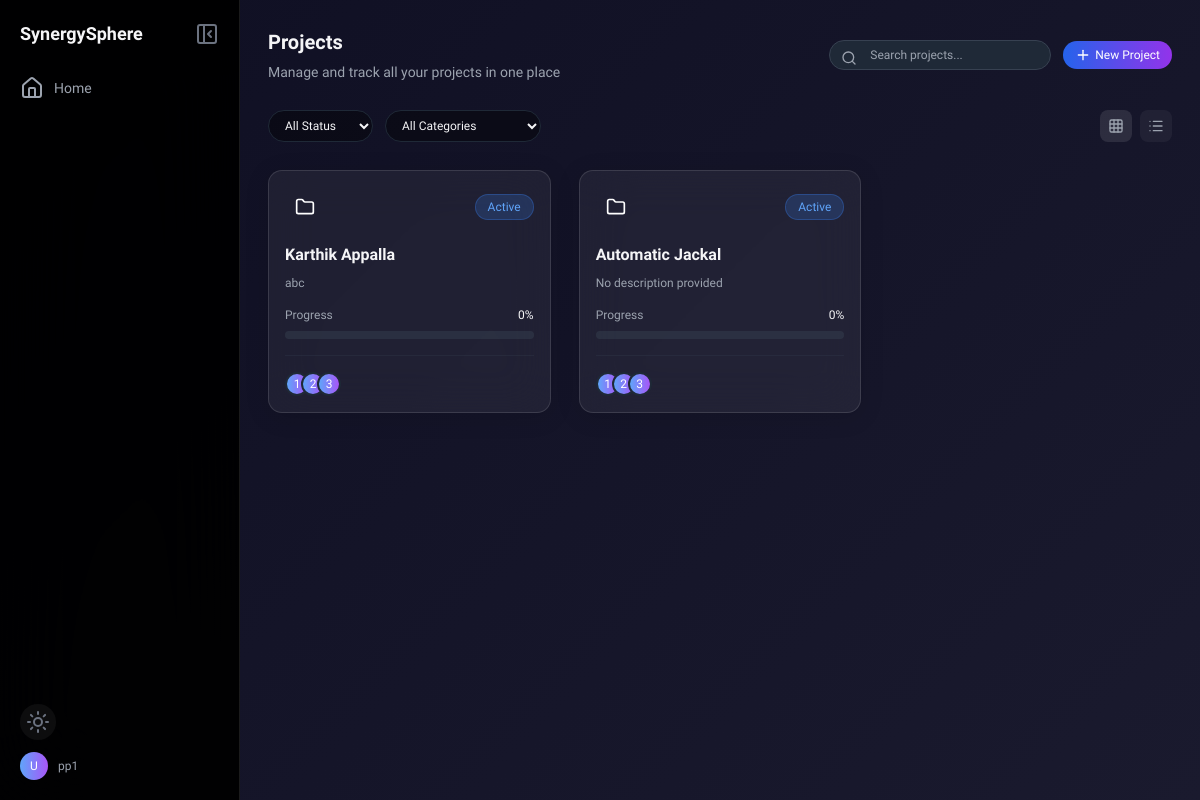
Page /dashboard/ (signed in) on the committed database.
### accounts/models.py (models this page shows, shortened)
class CustomUser(AbstractBaseUser, PermissionsMixin):
    username = models.CharField(max_length=50, unique=True)
    email = models.EmailField(unique=True)
    otp = models.CharField(max_length=6, blank=True, null=True)  # OTP storage
    is_verified = models.BooleanField(default=False)
    date_joined = models.DateTimeField(auto_now_add=True)
    is_active = models.BooleanField(default=True)
    is_staff = models.BooleanField(default=False)
    objects = CustomUserManager()
    USERNAME_FIELD = "email"
    REQUIRED_FIELDS = ["username"]

### SynergySphere_app/models.py (models this page shows, shortened)
class Project(models.Model):
    PRIORITY_CHOICES = [
        ("Low", "Low"),
        ("Medium", "Medium"),
        ("High", "High"),
    ]
    STATUS_CHOICES = [
        ("active", "Active"),
        ("completed", "Completed"),
        ("on-hold", "On Hold"),
    ]
    name = models.CharField(max_length=200)
    tags = models.CharField(max_length=200, blank=True, help_text="Comma-separated tags")
    manager = models.CharField(max_length=100)
    deadline = models.DateField(null=True, blank=True)
    priority = models.CharField(max_length=50, choices=PRIORITY_CHOICES, default="Medium")
    description = models.TextField(blank=True)
    image = models.ImageField(upload_to="projects/", null=True, blank=True)
    status = models.CharField(max_length=50, choices=STATUS_CHOICES, default="active")
    progress = models.IntegerField(default=0)
    team_size = models.IntegerField(default=1)
    created_at = models.DateTimeField(default=timezone.now, blank=True)

### SynergySphere_app/views.py (the view)
# urls.py: path("dashboard/", views.dashboard, name="dashboard"),
def dashboard(request):
    projects = Project.objects.all().order_by("-created_at")
    return render(request, "project_view.html", {
        "projects": projects,
        "user": request.user
    })

### templates/project_view.html (shortened to what this page needs)
{% load static %}
<!DOCTYPE html>
<html lang="en">
<head>
  <script src="https://cdn.tailwindcss.com"></script>
</head>
<body class="bg-[#0f0f23] text-[#f5f5f7] text-sm transition-smooth dark">
  <aside id="sidebar" class="sidebar fixed left-0 top-0 h-screen w-60 bg-black/95 backdrop-blur-2xl border-r border-gray-900/60 p-5 flex flex-col justify-between transition-smooth z-20">
    <div>
      <div class="flex items-center justify-between mb-7">
        <span class="text-lg font-semibold title-text">SynergySphere</span>
        <button id="collapseToggle" class="text-gray-500 hover:text-white transition-smooth">
          <i data-lucide="panel-left-close" class="icon"></i>
        </button>
      </div>
      <nav class="flex flex-col space-y-3">
        <a href="{% url 'home' %}" class="flex items-center space-x-2.5 text-gray-400 hover:text-white transition-smooth">
          <i data-lucide="home" class="icon"></i><span>Home</span>
        </a>
      </nav>
    </div>
    <div class="flex flex-col space-y-3">
      <button id="themeToggle" class="w-9 h-9 flex items-center justify-center bg-white/5 rounded-full text-gray-500 hover:bg-white/10 transition-smooth">
        <i data-lucide="sun" class="icon"></i>
      </button>
      <div class="flex items-center space-x-2.5 text-gray-400">
        <div class="w-7 h-7 bg-gradient-to-r from-blue-400 to-purple-500 rounded-full flex items-center justify-center">
          <span class="text-xs text-white font-medium">U</span>
        </div>
        <span class="user-name text-xs font-medium">
          {% if request.user.is_authenticated %}
            {{ request.user.username }}
          {% else %}
            Guest
          {% endif %}
        </span>
      </div>
    </div>
  </aside>
  <main class="ml-60 p-7 transition-smooth min-h-screen" id="mainContent">
    <header class="flex justify-between items-center mb-7">
      <div>
        <h1 class="text-xl font-semibold mb-1.5">Projects</h1>
        <p class="text-sm text-gray-400">Manage and track all your projects in one place</p>
      </div>
      <div class="flex items-center space-x-3">
        <div class="relative">
          <input type="text" id="search-input" placeholder="Search projects..."
                 class="pl-10 pr-3 py-1.5 bg-black/40 border border-gray-800 rounded-full text-xs focus:outline-none focus:border-gray-600 transition-smooth">
          <i data-lucide="search" class="absolute left-3 top-2.5 w-4 h-4 text-gray-400 icon"></i>
        </div>
        <a href="{% url 'new_project' %}" class="primary px-3 py-1.5 bg-gradient-to-r from-blue-600 to-purple-600 text-white rounded-full text-xs font-medium hover:from-blue-700 hover:to-purple-700 transition-smooth">
          <i data-lucide="plus" class="w-4 h-4 inline mr-1 icon"></i>New Project
        </a>
      </div>
    </header>
    <div class="flex flex-wrap gap-3 mb-7">
      <select id="status-filter" class="px-3 py-1.5 bg-black/40 border border-gray-800 rounded-full text-xs focus:outline-none focus:border-gray-600 transition-smooth">
        <option value="">All Status</option>
      </select>
      <select id="category-filter" class="px-3 py-1.5 bg-black/40 border border-gray-800 rounded-full text-xs focus:outline-none focus:border-gray-600 transition-smooth">
        <option value="">All Categories</option>
      </select>
      <div class="flex gap-2 ml-auto">
        <button id="grid-view" class="p-2 bg-white/10 rounded-lg text-gray-400 hover:text-white hover:bg-white/20 transition-smooth active">
          <i data-lucide="grid-3x3" class="w-4 h-4 icon"></i>
        </button>
        <button id="list-view" class="p-2 bg-white/5 rounded-lg text-gray-400 hover:text-white hover:bg-white/20 transition-smooth">
          <i data-lucide="list" class="w-4 h-4 icon"></i>
        </button>
      </div>
    </div>
    <section id="projects-container">
      {% if projects %}
        <div id="grid-container" class="grid grid-cols-1 md:grid-cols-2 lg:grid-cols-3 gap-7">
          {% for project in projects %}
            <div class="project-card glass cursor-pointer"
                 data-status="{{ project.status|default:''|lower }}"
                 data-category="{{ project.category|default:''|lower }}"
                 data-name="{{ project.name|default:''|lower }}"
                 onclick="showProjectDetail({{ project.id|default:0 }})">
              <div class="flex items-center justify-between mb-4">
                <div class="w-10 h-10 bg-gradient-to-r
                  {% if project.status|lower == 'completed' %}status-completed
                  {% elif project.status|lower == 'active' %}status-active
                  {% else %}status-planning{% endif %}
                  rounded-xl flex items-center justify-center">
                  <i data-lucide="folder" class="w-5 h-5 text-white icon"></i>
                </div>
                <span class="inline-flex items-center px-3 py-1 rounded-full text-xs font-medium
                  {% if project.status|lower == 'completed' %}bg-green-500/20 text-green-400 border border-green-500/30
                  {% elif project.status|lower == 'active' %}bg-blue-500/20 text-blue-400 border border-blue-500/30
                  {% else %}bg-orange-500/20 text-orange-400 border border-orange-500/30{% endif %}">
                  {{ project.status|default:'Planning'|title }}
                </span>
              </div>
              <h3 class="text-base font-semibold mb-2">{{ project.name|default:'Untitled Project' }}</h3>
              <p class="text-xs text-gray-400 mb-4 line-clamp-2">{{ project.description|default:'No description provided'|truncatechars:100 }}</p>
              <div class="mb-4">
                <div class="flex justify-between items-center mb-2">
                  <span class="text-xs text-gray-400">Progress</span>
                  <span class="text-xs font-medium">{{ project.progress|default:0 }}%</span>
                </div>
                <div class="w-full bg-gray-700/50 rounded-full h-2">
                </div>
              </div>
              <div class="flex items-center justify-between pt-4 border-t border-gray-700/30">
                <div class="flex items-center space-x-2">
                  <div class="flex -space-x-2">
                    {% if project.team_size|default:0 > 0 %}
                      {% for i in "123"|slice:":project.team_size|default:0"|slice:":3" %}
                        <div class="w-6 h-6 bg-gradient-to-r from-blue-400 to-purple-500 rounded-full border-2 border-gray-800 flex items-center justify-center">
                          <span class="text-xs text-white font-medium">{{ forloop.counter }}</span>
                        </div>
                      {% endfor %}
                    {% endif %}
                  </div>
                </div>
              </div>
            </div>
          {% endfor %}
        </div>
      {% endif %}
    </section>
  </main>
</body>
</html>

### templates/project_view.html (style rules this page uses)
body { font-family: 'SF Pro Display', -apple-system, BlinkMacSystemFont, 'Segoe UI', Roboto, sans-serif; font-size: 13px; }
.glass { background: rgba(255, 255, 255, 0.06); backdrop-filter: blur(22px); border: 1px solid rgba(255, 255, 255, 0.12); border-radius: 0.875rem; transition: all 0.3s cubic-bezier(0.25, 0.1, 0.25, 1); padding: 1rem; box-shadow: 0 4px 24px rgba(0, 0, 0, 0.12); }
body.dark { background: linear-gradient(135deg, #0f0f23 0%, #1a1a2e 100%); }
.transition-smooth { transition: all 0.3s cubic-bezier(0.25, 0.1, 0.25, 1); }
.status-active { background: linear-gradient(135deg, #007AFF 0%, #005cbf 100%); }
.project-card { transition: all 0.3s cubic-bezier(0.25, 0.1, 0.25, 1); }
body.dark { background: linear-gradient(135deg, #0f0f23 0%, #1a1a2e 100%); color: #f5f5f7; }
body.dark .sidebar { background: rgba(0,0,0,0.95); border-right: 1px solid rgba(255,255,255,0.1); }
body.dark .glass { background: rgba(255, 255, 255, 0.06); border: 1px solid rgba(255, 255, 255, 0.12); }
body.dark input, body.dark textarea { background: #1f2937; border: 1px solid #374151; color: #f5f5f7; }

### rows in the picture
CustomUser: user.username "pp1"
Project: status "Active", name "Karthik Appalla", description "abc", progress "0"
Project: status "Active", name "Automatic Jackal", description "No description provided", progress "0"
